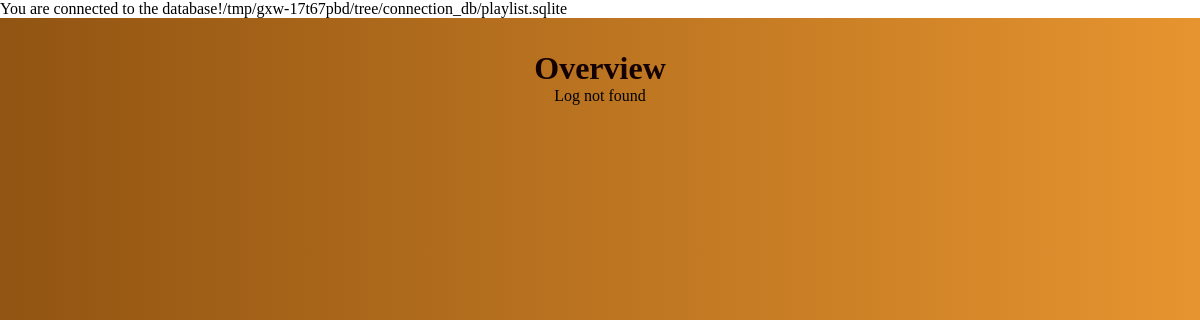
/, run on an earlier commit of the app's database.
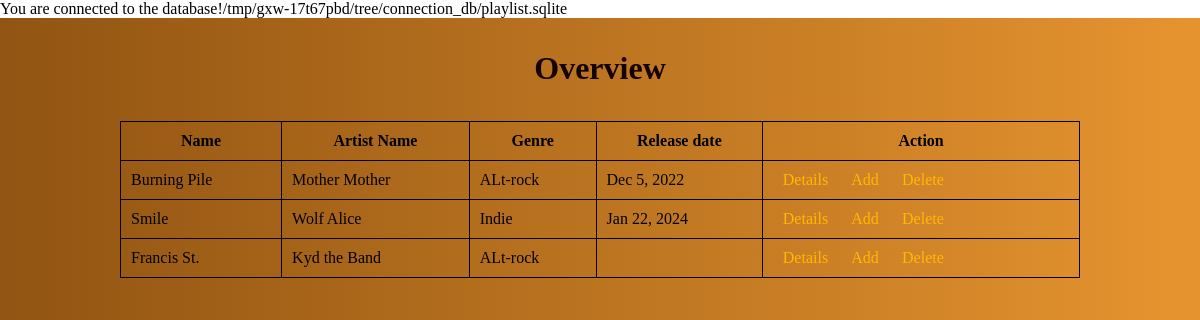
And on a later commit of the database.
### tables this page shows
CREATE TABLE "music-list"
(
    ID           integer not null
        constraint "music-list_pk"
            primary key autoincrement,
    name         TEXT    not null,
    artistname   TEXT,
    genre        TEXT,
    release_date TEXT
);

### Index.php (called while the page is built, shortened)
<?php
require_once "./connection_db/config.php";
try {
    $query = "SELECT * FROM `music-list`";
    $stmt = $pdo->prepare($query);
    $stmt->execute();
    $result = $stmt->fetchAll();
    $result_count = count($result);
    include __DIR__. "/views/playlist_view.php";
} catch (PDOException $e) {
    echo "<p> Sorry, something went wrong.</p>";
    echo "<p> Please, Try again</p>";
    echo "<p> Query:" . $query. " </p>";
    echo $e->getMessage();
}

### views/playlist_view.php (the view, shortened to what this page needs)
<!doctype html>
<html lang="en">
<head>
    <link rel="stylesheet" href="../styles/style.css">
</head>
<body>
<div class="elements_con">
    <h1 class="header_tx"> Overview </h1>
    <?php
    if ($result_count > 0) { ?>
        <table class="my_table">
            <tr>
                <th> Name </th>
                <th> Artist Name </th>
                <th> Genre </th>
                <th> Release date </th>
                <th>Action</th>
            </tr>
            <?php foreach ($result as $row) { ?>
                <tr>
                    <td><?= $row['name'] ?></td>
                    <td><?= $row['artistname'] ?></td>
                    <td><?= $row['genre'] ?></td>
                    <td><?= $row['release_date'] ?></td>
                    <td>
                        <a href= "./views/detail_view.php?ID=<?=$row['ID'] ?>"> Details </a>
                        <a href="../pages/addFrom.php?ID=<?=$row['ID'] ?>"> Add </a>
                        <a href= "./views/delete_view.php?ID=<?=$row['ID'] ?>"> Delete </a>
                    </td>
                </tr>
                <?php
            } ?>
        </table>
    <?php } else { ?>
        <p> Log not found </p>
    <?php }
    ?>
</div>
</body>
</html>

### connection_db/config.php (shortened to what this page needs)
<?php
$db = __DIR__. '/playlist.sqlite';
try{
    echo "You are connected to the database!" . $db . "<br>";
} catch (PDOException $e) {
    echo "Connection failed: " . $e->getMessage();
}

### styles/style.css (style rules this page uses)
* { box-sizing: border-box; margin: 0; padding: 0; }
.elements_con { background-image: linear-gradient(to right, #915412 , #E6942F); width: 100dvw; height: 100dvh; display: flex; align-items: center; flex-direction: column; }
.header_tx { margin-top: 1em; color: #130000; }
table { width: 80%; height: 10%; border-collapse: collapse; }
.my_table, th , td { border: black 1px solid; margin: 2.1em; }
th, td { padding: 10px; }
td { text-align: left; }
a { color: #ffb803; text-decoration: none; padding: 0.6em; }

What changed in the data, as far as the page shows it:
added music-list: name "Burning Pile", artistname "Mother Mother", genre "ALt-rock", release_date "Dec 5, 2022"
added music-list: name "Smile", artistname "Wolf Alice", genre "Indie", release_date "Jan 22, 2024"
added music-list: name "Francis St.", artistname "Kyd the Band", genre "ALt-rock"
Also different on the page:
text no longer shown: "Log not found"
text now shown: "Name Artist Name Genre Release date Action"
